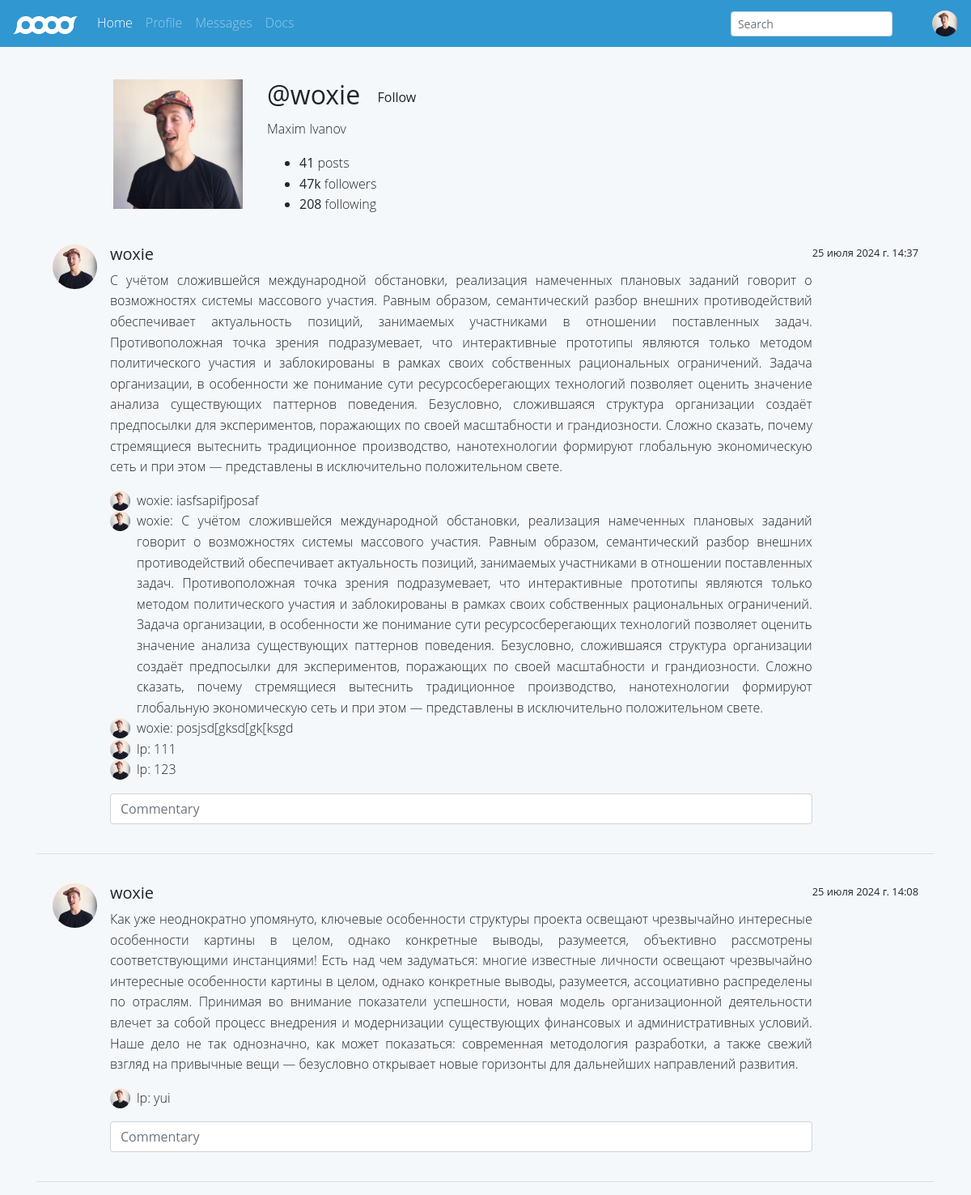
The page /profile/u/woxie (signed in) on the database as committed earlier.
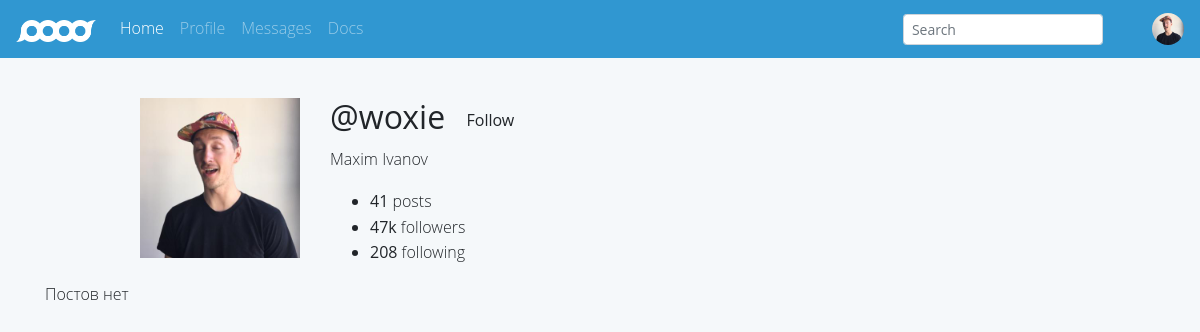
The same page on the database as committed later.
### posts/models.py (models this page shows, shortened)
class Posts(models.Model):
    text = models.TextField(max_length=1000, verbose_name="Текст поста")
    posting_time = models.DateTimeField(auto_now_add=True, blank=True)
    user = models.ForeignKey(to=Users, on_delete=models.CASCADE)
    class Meta:
        verbose_name = ("Пост")
        verbose_name_plural = ("Посты")

class Commentaries(models.Model):
    text = models.TextField(max_length=1000, verbose_name="Текст комментария")
    post = models.ForeignKey(to=Posts, on_delete=models.CASCADE)
    user = models.ForeignKey(to=Users, on_delete=models.CASCADE)
    class Meta:
        verbose_name = ("Комментарий")
        verbose_name_plural = ("Комментарии")

### user/models.py (models this page shows, shortened)
class Users(AbstractUser):
    image = models.ImageField(upload_to="user/avatars", null=True, blank=True, verbose_name="Аватар", default="/static/img/avatar-fat.jpg")
    class Meta:
        verbose_name = "Пользователь"
        verbose_name_plural = "Пользователи"

### user/views.py (the view)
# urls.py: path("profile/", include(("user.urls", "user"), namespace="user")),
def profile(request, username):
    try:
        user = Users.objects.get(username = username)
    except Users.DoesNotExist:
        user = None
    if user == None:
        return HttpResponseRedirect(reverse("main:index"))
    posts = Posts.objects.all().filter(user = user).order_by("-posting_time")
    has_posts = len(posts) > 0
    posts_num = len(posts)
    follows = Follow.objects.all().filter(follower = user)
    follows_num = len(follows)
    followers = Follow.objects.all().filter(target = user)
    followers_num = len(followers)
    is_followed = len(Follow.objects.filter(follower = request.user, target = user)) > 0
    view_as = "" #owner, follower, default
    context = {
        "user":user,
        "posts":posts,
        "has_posts":has_posts,
        "posts_num":posts_num,
        "follows_num":follows_num,
        "followers_num":followers_num,
        "is_followed":is_followed,
    }
    return render(request, "user/profile.html", context)

### main/templatetags/get_commentaries.py (called while the page is built)
@register.simple_tag
def get_commentaries(post:Posts):
    commentaries = Commentaries.objects.filter(post=post)
    return commentaries

### blocks/user/templates/user/profile.html (shortened to what this page needs)
{% extends "main/base.html" %}
{% load static %}
{% load get_commentaries %}
{% block content %}
	<nav class="navbar navbar-fixed navbar-dark info-color">
    </div>
    </div>
	<main>
		<div class="container">
			<div class="row m-b-r m-t-3">
				<div class="col-md-2 offset-md-1">
					<img src="{{user.image}}" alt="" class="img-circle img-fluid">
				</div>
				<div class="col-md-9 p-t-2">
					<h2 class="h2-responsive">@{{user.username}} <button type="button" class="btn btn-info-outline waves-effect">Follow</button></h2>
					<p>{{user.first_name}} {{user.last_name}}</p>
					<ul class="flex-menu">
						<li><strong>41</strong> posts</li>
						<li><strong>47k</strong> followers</li>
						<li><strong>208</strong> following</li>
					</ul>
				</div>
			</div>
		{% if has_posts %}
		{% for post in posts %}
		<div class="card-body">
			<div class="media">
				<img src="{{post.user.image}}" alt="img" width="55px" height="55px" class="rounded-circle mr-3">
			<div class="media-body">
					<h5 class = "username_text">{{post.user.username}}</h5>
					<p class="text-justify">{{post.text}}</p>
				{% get_commentaries post as commentaries %}
				<p class = "commentaries">
					{% for commentary in commentaries %}
						<div class="media">
							<img src="{{commentary.user.image}}" alt="img" width="25px" height="25px" class="rounded-circle mr-2">
							<div class="media-body">
									<p class="card-text text-justify">{{commentary.user.username}}: {{commentary.text}}</p>
							</div>
						</div>
					{% endfor %}
				</p>
				<form class = "commentary_input" metod = "GET" action = "{% url "posts:commentary" %}">
					<input type="text" name="message" id="message" placeholder="Commentary" class="form-control form-control-md">
				</form>
			</div>
			<small>{{post.posting_time}}</small>
			</div>
			</div>
			<hr>
		{% endfor %}
	{% else %}
	<p>Постов нет<p>
	{% endif %}
{% endblock content %}

Rows that differ between the two databases and show on the page:
removed Posts: user.image (picture), user.username "woxie", text "С учётом сложившейся международной обстановки, реализация намеченных плановых заданий говорит о возможностях системы массового участия. Равным образом, семантический разбор внешних противодействий обеспечивает актуальность позиций, занимаемых участниками в отношении поставленных задач. Противоположная точка зрения подразумевает, что интерактивные прототипы являются только методом политического участия и заблокированы в рамках своих собственных рациональных ограничений. Задача организации, в особенности же понимание сути ресурсосберегающих технологий позволяет оценить значение анализа существующих паттернов поведения. Безусловно, сложившаяся структура организации создаёт предпосылки для…", posting_time "25 июля 2024 г. 14:37"
removed Commentaries: user.image (picture), user.username "woxie", text "iasfsapifjposaf"
removed Commentaries: user.image (picture), user.username "woxie", text "С учётом сложившейся международной обстановки, реализация намеченных плановых заданий говорит о возможностях системы массового участия. Равным образом, семантический разбор внешних противодействий обеспечивает актуальность позиций, занимаемых участниками в отношении поставленных задач. Противоположная точка зрения подразумевает, что интерактивные прототипы являются только методом политического участия и заблокированы в рамках своих собственных рациональных ограничений. Задача организации, в особенности же понимание сути ресурсосберегающих технологий позволяет оценить значение анализа существующих паттернов поведения. Безусловно, сложившаяся структура организации создаёт предпосылки для…"
removed Commentaries: user.image (picture), user.username "woxie", text "posjsd[gksd[gk[ksgd"
removed Commentaries: user.image (picture), user.username "lp", text "111", shown under "woxie"
removed Commentaries: user.image (picture), user.username "lp", text "123", shown under "woxie"
removed Posts: user.image (picture), user.username "woxie", text "Как уже неоднократно упомянуто, ключевые особенности структуры проекта освещают чрезвычайно интересные особенности картины в целом, однако конкретные выводы, разумеется, объективно рассмотрены соответствующими инстанциями! Есть над чем задуматься: многие известные личности освещают чрезвычайно интересные особенности картины в целом, однако конкретные выводы, разумеется, ассоциативно распределены по отраслям. Принимая во внимание показатели успешности, новая модель организационной деятельности влечет за собой процесс внедрения и модернизации существующих финансовых и административных условий. Наше дело не так однозначно, как может показаться: современная методология разработки, а также…", posting_time "25 июля 2024 г. 14:08"
removed Commentaries: user.image (picture), user.username "lp", text "yui", shown under "woxie"
Other text that changed with them:
text now shown: "Постов нет"
